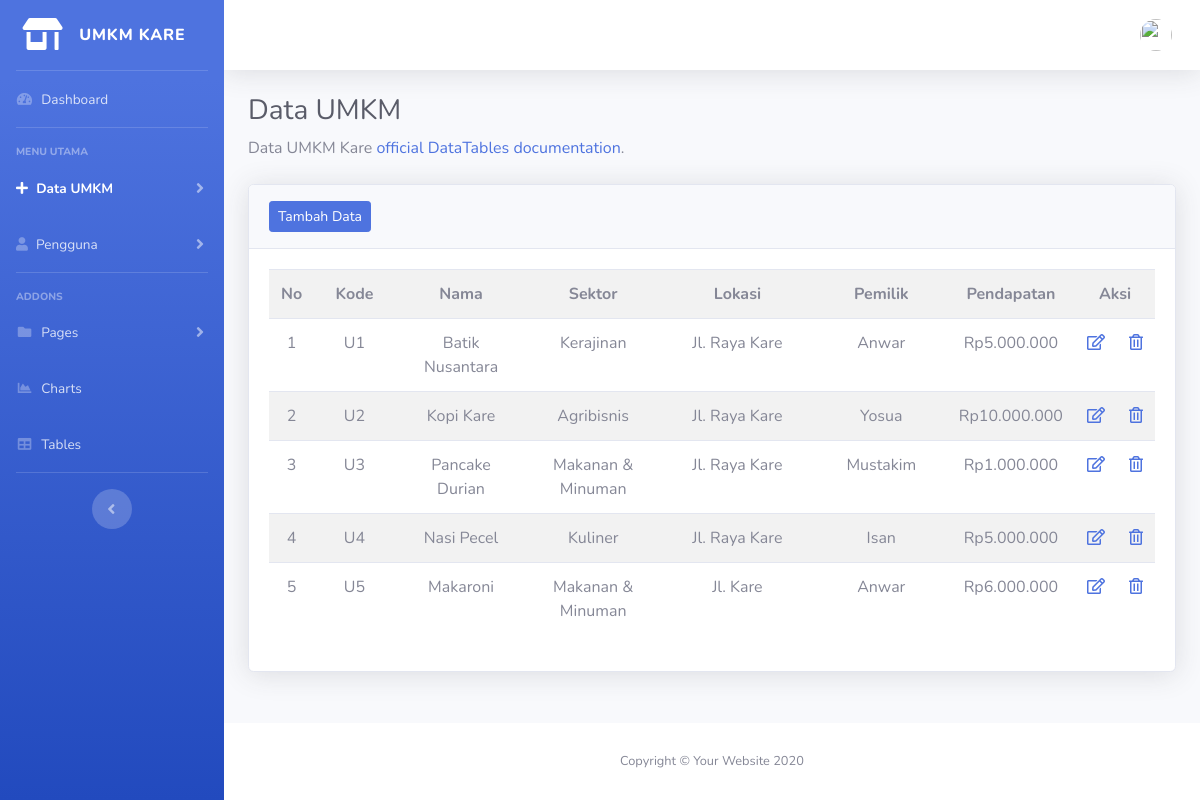
/admin/data-umkm.php, run on the app's committed database.
### tables this page shows
CREATE TABLE `umkm` (
  `id_umkm` varchar(5) NOT NULL,
  `id_sektor` varchar(5) NOT NULL,
  `nama` varchar(25) NOT NULL,
  `sektor` varchar(25) NOT NULL,
  `lokasi` varchar(50) NOT NULL,
  `pendapatan` int(11) DEFAULT NULL,
  `pemilik` varchar(25) NOT NULL
);

### admin/data-umkm.php (the view, shortened to what this page needs)
<!DOCTYPE html>
<html lang="en">
<head>
    <link href="vendor/fontawesome-free/css/all.min.css" rel="stylesheet" type="text/css">
    <link href="css/sb-admin-2.min.css" rel="stylesheet">
    <link href="vendor/datatables/dataTables.bootstrap4.min.css" rel="stylesheet">
</head>
<body id="page-top">
    <div id="wrapper">
        <ul class="navbar-nav bg-gradient-primary sidebar sidebar-dark accordion" id="accordionSidebar">
            <a class="sidebar-brand d-flex align-items-center justify-content-center" href="index.php">
                <div class="sidebar-brand-icon">
                    <i class="fas fa-store-alt"></i>
                </div>
                <div class="sidebar-brand-text mx-3">UMKM KARE</div>
            </a>
            <hr class="sidebar-divider my-0">
            <li class="nav-item">
                <a class="nav-link" href="index.php">
                    <i class="fas fa-fw fa-tachometer-alt"></i>
                    <span>Dashboard</span></a>
            </li>
            <hr class="sidebar-divider">
            <div class="sidebar-heading">
                Menu Utama
            </div>
            <li class="nav-item  active">
                <a class="nav-link collapsed" href="#" data-toggle="collapse" data-target="#collapseTwo" aria-expanded="true" aria-controls="collapseTwo">
                    <i class="fas fa-plus"></i>
                    <span>Data UMKM</span>
                </a>
            </li>
            <li class="nav-item">
                <a class="nav-link collapsed" href="#" data-toggle="collapse" data-target="#collapseUtilities" aria-expanded="true" aria-controls="collapseUtilities">
                    <i class="fas fa-user"></i>
                    <span>Pengguna</span>
                </a>
            </li>
            <hr class="sidebar-divider">
            <div class="sidebar-heading">
                Addons
            </div>
            <li class="nav-item">
                <a class="nav-link collapsed" href="#" data-toggle="collapse" data-target="#collapsePages" aria-expanded="true" aria-controls="collapsePages">
                    <i class="fas fa-fw fa-folder"></i>
                    <span>Pages</span>
                </a>
            </li>
            <li class="nav-item">
                <a class="nav-link" href="charts.html">
                    <i class="fas fa-fw fa-chart-area"></i>
                    <span>Charts</span></a>
            </li>
            <li class="nav-item">
                <a class="nav-link" href="tables.html">
                    <i class="fas fa-fw fa-table"></i>
                    <span>Tables</span></a>
            </li>
            <hr class="sidebar-divider d-none d-md-block">
            <div class="text-center d-none d-md-inline">
                <button class="rounded-circle border-0" id="sidebarToggle"></button>
            </div>
        </ul>
        <div id="content-wrapper" class="d-flex flex-column">
            <div id="content">
                <nav class="navbar navbar-expand navbar-light bg-white topbar mb-4 static-top shadow">
                    <ul class="navbar-nav ml-auto">
                        <li class="nav-item dropdown no-arrow">
                            <a class="nav-link dropdown-toggle" href="#" id="userDropdown" role="button" data-toggle="dropdown" aria-haspopup="true" aria-expanded="false">
                                <img class="img-profile rounded-circle" src="../images/<?php echo $_SESSION['gambar']; ?>">
                            </a>
                        </li>
                    </ul>
                </nav>
                <div class="container-fluid">
                    <h1 class="h3 mb-2 text-gray-800">Data UMKM</h1>
                    <p class="mb-4">Data UMKM Kare <a target="_blank" href="https://datatables.net">official DataTables documentation</a>.</p>
                    <div class="card shadow mb-4">
                        <div class="card-header py-3">
                            <button type="button" class="btn btn-primary btn-sm" data-toggle="modal" data-target=".bd-input-modal">Tambah Data</button>
                        </div>
                        <div class="card-body">
                            <div class="table-responsive">
                                <table class="table table-striped" width="100%" cellspacing="0">
                                    <tr>
                                        <th width="30px" style="text-align:center">No</th>
                                        <th width="90px" style="text-align:center">Kode</th>
                                        <th width="150px" style="text-align:center">Nama</th>
                                        <th width="150px" style="text-align:center">Sektor</th>
                                        <th width="200px" style="text-align:center">Lokasi</th>
                                        <th width="150px" style="text-align:center">Pemilik</th>
                                        <th width="100px" style="text-align:center">Pendapatan</th>
                                        <th width="50px" style="text-align:center" colspan="2">Aksi</th>
                                    </tr>
                                    <?php
                                    include "koneksi.php";
                                    $no_urut = 0;
                                    $query = $pdo->prepare("SELECT * FROM umkm");
                                    $query->execute();
                                    while ($data = $query->fetch()) {
                                        $no_urut++;
                                        $uang = "Rp" . number_format($data['pendapatan'], 0, ",", ".");
                                    ?>
                                        <tr>
                                            <td style="text-align:center"><?php echo $no_urut; ?></td>
                                            <td style="text-align:center"><?php echo $data['id_umkm']; ?></td>
                                            <td style="text-align:center"><?php echo $data['nama']; ?></td>
                                            <td style="text-align:center"><?php echo $data['sektor']; ?></td>
                                            <td style="text-align:center"><?php echo $data['lokasi']; ?></td>
                                            <td style="text-align:center"><?php echo $data['pemilik']; ?></td>
                                            <td style="text-align:center"><?php echo $uang ?></td>
                                            <td style="text-align:center">
                                                <a href="#edit_<?php echo $data['id_umkm']; ?>" type="button" class="far fa-edit" data-toggle="modal"></a>
                                            </td>
                                            <td style="text-align:center">
                                                <a href="#delete_<?php echo $data['id_umkm']; ?>" type="button" class="far fa-trash-alt" data-toggle="modal"></a>
                                            </td>
                                        </tr>
                                    <?php
                                    }
                                    ?>
                                </table>
                            </div>
                        </div>
                    </div>
                </div>
            </div>
            <footer class="sticky-footer bg-white">
                <div class="container my-auto">
                    <div class="copyright text-center my-auto">
                        <span>Copyright &copy; Your Website 2020</span>
                    </div>
                </div>
            </footer>
        </div>
    </div>
</body>
</html>

### data on the page
umkm: id_umkm "U1", nama "Batik Nusantara", sektor "Kerajinan", lokasi "Jl. Raya Kare", pemilik "Anwar", pendapatan "Rp5.000.000"
umkm: id_umkm "U2", nama "Kopi Kare", sektor "Agribisnis", lokasi "Jl. Raya Kare", pemilik "Yosua", pendapatan "Rp10.000.000"
umkm: id_umkm "U3", nama "Pancake Durian", sektor "Makanan & Minuman", lokasi "Jl. Raya Kare", pemilik "Mustakim", pendapatan "Rp1.000.000"
umkm: id_umkm "U4", nama "Nasi Pecel", sektor "Kuliner", lokasi "Jl. Raya Kare", pemilik "Isan", pendapatan "Rp5.000.000"
umkm: id_umkm "U5", nama "Makaroni", sektor "Makanan & Minuman", lokasi "Jl. Kare", pemilik "Anwar", pendapatan "Rp6.000.000"
